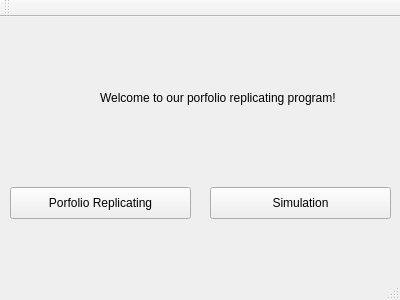
<?xml version="1.0" encoding="UTF-8"?>
<ui version="4.0">
 <class>MainWindow</class>
 <widget class="QMainWindow" name="MainWindow">
  <property name="geometry">
   <rect>
    <x>0</x>
    <y>0</y>
    <width>400</width>
    <height>300</height>
   </rect>
  </property>
  <property name="windowTitle">
   <string>Porfolio Replicating</string>
  </property>
  <widget class="QWidget" name="centralWidget">
   <widget class="QPushButton" name="PushButton">
    <property name="geometry">
     <rect>
      <x>10</x>
      <y>170</y>
      <width>181</width>
      <height>32</height>
     </rect>
    </property>
    <property name="text">
     <string>Porfolio Replicating</string>
    </property>
   </widget>
   <widget class="QPushButton" name="PushButton_2">
    <property name="geometry">
     <rect>
      <x>210</x>
      <y>170</y>
      <width>181</width>
      <height>32</height>
     </rect>
    </property>
    <property name="text">
     <string>Simulation</string>
    </property>
   </widget>
   <widget class="QLabel" name="label">
    <property name="geometry">
     <rect>
      <x>100</x>
      <y>60</y>
      <width>281</width>
      <height>41</height>
     </rect>
    </property>
    <property name="text">
     <string>Welcome to our porfolio replicating program!</string>
    </property>
   </widget>
  </widget>
  <widget class="QMenuBar" name="menuBar">
   <property name="geometry">
    <rect>
     <x>0</x>
     <y>0</y>
     <width>400</width>
     <height>22</height>
    </rect>
   </property>
  </widget>
  <widget class="QToolBar" name="mainToolBar">
   <attribute name="toolBarArea">
    <enum>TopToolBarArea</enum>
   </attribute>
   <attribute name="toolBarBreak">
    <bool>false</bool>
   </attribute>
  </widget>
  <widget class="QStatusBar" name="statusBar"/>
 </widget>
 <layoutdefault spacing="6" margin="11"/>
 <resources/>
 <connections/>
</ui>
